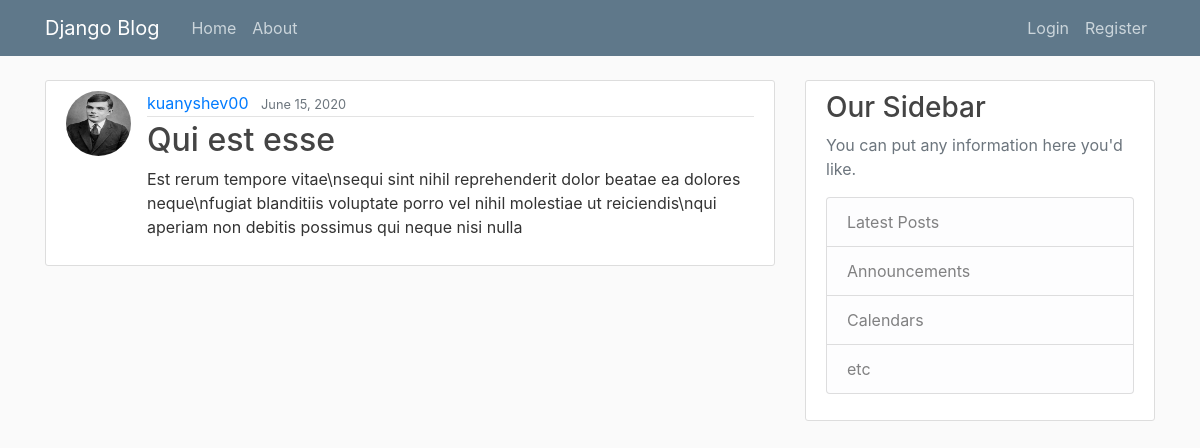
The app's page /post/1/ with its own data.
### blog/models.py (models this page shows, shortened)
class Post(models.Model):
    title = models.CharField(max_length = 100)
    content = models.TextField()
    date_posted = models.DateTimeField(default = timezone.now)
    author = models.ForeignKey(User, on_delete = models.CASCADE)

### users/models.py (models this page shows, shortened)
class Profile(models.Model):
    user = models.OneToOneField(User, on_delete = models.CASCADE)
    image = models.ImageField(default = 'default.jpg', upload_to = 'profile_pics')

### blog/views.py (the view)
# urls.py: path('post/<int:pk>/', views.PostDetailView.as_view(), name = 'post-detail'),
class PostDetailView(DetailView):
	model = Post

### blog/templates/blog/post_detail.html (shortened to what this page needs)
{% extends 'blog/base.html' %}
{% block content %}
    <article class="media content-section">
        <img src="{{ post.author.profile.image.url }}" class="rounded-circle article-img">
        <div class="media-body">
            <div class="article-metadata">
                <a class="mr-2" href="{% url 'user-posts' object.author.username %}">{{ object.author }}</a>
                <small class="text-muted">{{ object.date_posted|date:"F d, Y" }}</small>
            </div>
        <h2 class="article-title">{{ object.title }}</h2>
        <p class="article-content">{{ object.content }}</p>
        </div>
    </article>
{% endblock %}

### blog/static/blog/main.css (style rules this page uses)
body { background: #fafafa; color: #333333; margin-top: 5rem; }
h1, h2, h3, h4, h5, h6 { color: #444444; }
.content-section { background: #ffffff; padding: 10px 20px; border: 1px solid #dddddd; border-radius: 3px; margin-bottom: 20px; }
.article-title { color: #444444; }
.article-content { white-space: pre-line; }
.article-img { height: 65px; width: 65px; margin-right: 16px; }
.article-metadata { padding-bottom: 1px; margin-bottom: 4px; border-bottom: 1px solid #e3e3e3 }

### records on screen
Post: author.profile.image (picture), author "kuanyshev00", date_posted "June 15, 2020", title "Qui est esse", content "Est rerum tempore vitae\\nsequi sint nihil reprehenderit dolor beatae ea dolores neque\\nfugiat blanditiis voluptate porro vel nihil molestiae ut reiciendis\\nqui aperiam non debitis possimus qui neque nisi nulla"
